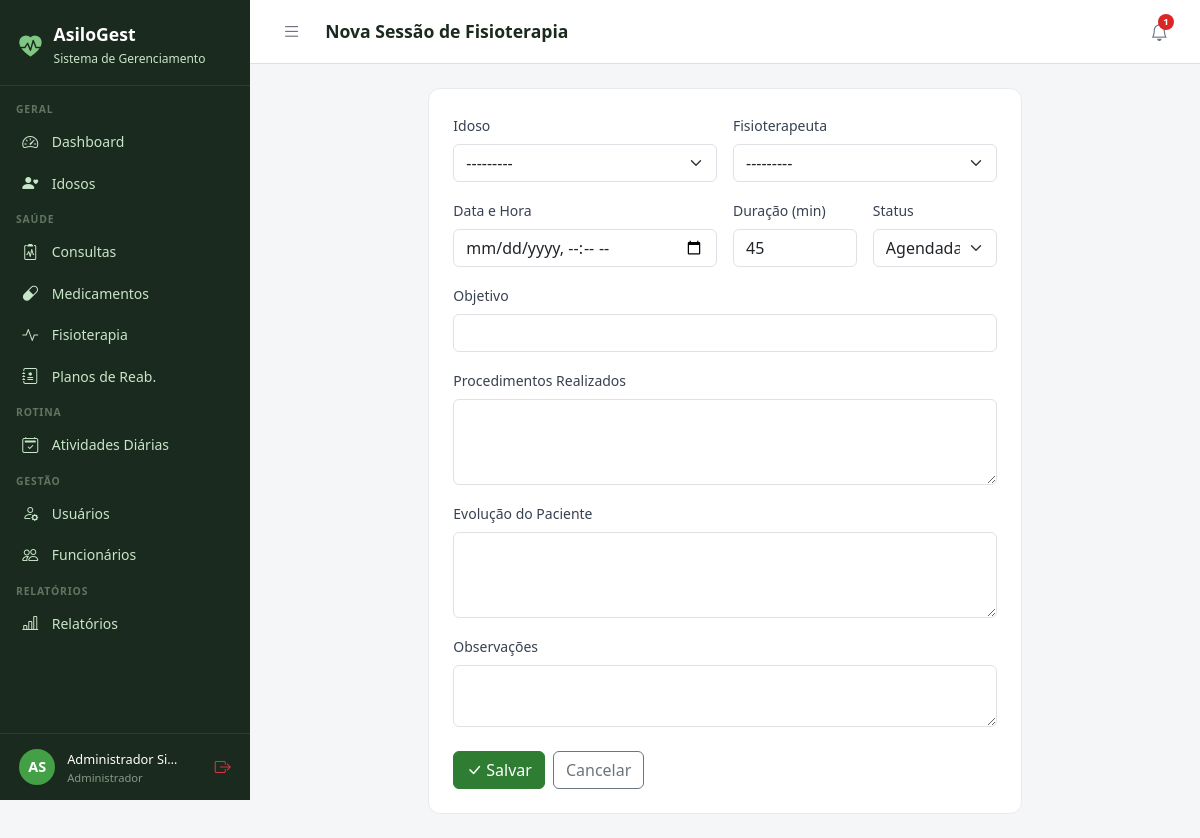
Screenshot of /fisioterapia/nova/ (signed in) with the database file from the repository.
### core/models.py (models this page shows, shortened)
class Usuario(AbstractUser):
    PERFIL_CHOICES = [
        ('administrador', 'Administrador'),
        ('medico', 'Médico'),
        ('fisioterapeuta', 'Fisioterapeuta'),
        ('enfermeiro', 'Enfermeiro(a)'),
        ('recepcionista', 'Recepcionista'),
        ('familiar', 'Familiar do Idoso'),
    ]
    perfil = models.CharField(
        max_length=20, choices=PERFIL_CHOICES,
        default='recepcionista', verbose_name='Perfil de Acesso'
    )
    telefone = models.CharField(max_length=15, blank=True, verbose_name='Telefone')
    cpf = models.CharField(max_length=14, unique=True, null=True, blank=True, verbose_name='CPF')
    foto = models.ImageField(upload_to='usuarios/', blank=True, null=True, verbose_name='Foto')
    data_nascimento = models.DateField(null=True, blank=True, verbose_name='Data de Nascimento')
    especialidade = models.CharField(
        max_length=100, blank=True, verbose_name='Especialidade',
        help_text='Preencha para Médico ou Fisioterapeuta'
    )
    data_admissao = models.DateField(null=True, blank=True, verbose_name='Data de Admissão')
    primeiro_acesso = models.BooleanField(
        default=True, verbose_name='Primeiro Acesso',
        help_text='Usuário deve definir senha no primeiro login'
    )
    ativo = models.BooleanField(default=True, verbose_name='Ativo')
    criado_em = models.DateTimeField(auto_now_add=True)
    class Meta:
        verbose_name = 'Usuário'
        verbose_name_plural = 'Usuários'
        ordering = ['first_name', 'last_name']
    def __str__(self):
        return f"{self.get_full_name()} ({self.get_perfil_display()})"
    @property
    def is_administrador(self):
        return self.perfil == 'administrador' or self.is_superuser
    @property
    def is_fisioterapeuta(self):
        return self.perfil == 'fisioterapeuta'
    @property
    def is_familiar(self):
        return self.perfil == 'familiar'
    @property
    def pode_ver_saude(self):
        return (self.is_administrador or self.is_medico
                or self.is_fisioterapeuta or self.is_enfermeiro)
    @property
    def pode_cadastrar_usuarios(self):
        return self.is_administrador or self.is_recepcionista
    @property
    def pode_administrar(self):
        return self.is_administrador

### fisioterapia/views.py (the view, shortened to what this page needs)
# urls.py: path('nova/', views.novo, name='novo'),
@login_required
@perfil_required('fisioterapeuta')
def novo(request):
    form = SessaoForm(request.POST or None)
    return render(request, 'fisioterapia/form.html', {
        'form': form, 'titulo': 'Nova Sessão de Fisioterapia'
    })

### fisioterapia/forms.py
class SessaoForm(forms.ModelForm):
    class Meta:
        model = SessaoFisioterapia
        exclude = ['criado_em', 'autorizada', 'autorizado_por', 'data_autorizacao']
        widgets = {
            'idoso': forms.Select(attrs={'class': 'form-select'}),
            'fisioterapeuta': forms.Select(attrs={'class': 'form-select'}),
            'data_hora': forms.DateTimeInput(attrs={'type': 'datetime-local', 'class': 'form-control'}),
            'duracao_minutos': forms.NumberInput(attrs={'class': 'form-control'}),
            'status': forms.Select(attrs={'class': 'form-select'}),
            'objetivo': forms.TextInput(attrs={'class': 'form-control'}),
            'procedimentos': forms.Textarea(attrs={'class': 'form-control', 'rows': 3}),
            'evolucao': forms.Textarea(attrs={'class': 'form-control', 'rows': 3}),
            'observacoes': forms.Textarea(attrs={'class': 'form-control', 'rows': 2}),
        }
    def __init__(self, *args, **kwargs):
        super().__init__(*args, **kwargs)
        self.fields['fisioterapeuta'].required = False

### idosos/models.py (called while the page is built)
    def __str__(self):
        return self.nome

### templates/fisioterapia/form.html (shortened to what this page needs)
{% extends 'base.html' %}
{% block title %}{{ titulo }}{% endblock %}{% block page_title %}{{ titulo }}{% endblock %}
{% block content %}<div class="row justify-content-center"><div class="col-lg-8"><div class="form-card">
<form method="post">{% csrf_token %}
<div class="row g-3">
  <div class="col-md-6"><label class="form-label">Idoso</label>{{ form.idoso }}</div>
  <div class="col-md-6"><label class="form-label">Fisioterapeuta</label>{{ form.fisioterapeuta }}</div>
  <div class="col-md-6"><label class="form-label">Data e Hora</label>{{ form.data_hora }}</div>
  <div class="col-md-3"><label class="form-label">Duração (min)</label>{{ form.duracao_minutos }}</div>
  <div class="col-md-3"><label class="form-label">Status</label>{{ form.status }}</div>
  <div class="col-12"><label class="form-label">Objetivo</label>{{ form.objetivo }}</div>
  <div class="col-12"><label class="form-label">Procedimentos Realizados</label>{{ form.procedimentos }}</div>
  <div class="col-12"><label class="form-label">Evolução do Paciente</label>{{ form.evolucao }}</div>
  <div class="col-12"><label class="form-label">Observações</label>{{ form.observacoes }}</div>
  <div class="col-12 d-flex gap-2 pt-2">
    <button type="submit" class="btn btn-primary"><i class="bi bi-check-lg me-1"></i>Salvar</button>
    <a href="{% url 'fisioterapia:lista' %}" class="btn btn-outline-secondary">Cancelar</a>
  </div>
</div></form></div></div></div>{% endblock %}

### templates/base.html (shortened to what this page needs)
<!DOCTYPE html>
<html lang="pt-br">
<head>
  <link href="https://cdn.jsdelivr.net/npm/bootstrap@5.3.0/dist/css/bootstrap.min.css" rel="stylesheet">
  <link href="https://cdn.jsdelivr.net/npm/bootstrap-icons@1.11.0/font/bootstrap-icons.css" rel="stylesheet">
</head>
<body>
{% if user.is_authenticated %}
<div id="sidebar">
  <div class="sidebar-brand">
    <i class="bi bi-heart-pulse-fill" style="color:#81C784;font-size:1.4rem;"></i>
    <div>
      <h5 style="margin:0;">AsiloGest</h5>
      <small>Sistema de Gerenciamento</small>
    </div>
  </div>
  <nav class="sidebar-nav">
    <div class="nav-section">Geral</div>
    <a href="{% url 'dashboard' %}" class="sidebar-link {% if request.resolver_match.url_name == 'dashboard' %}active{% endif %}">
      <i class="bi bi-speedometer2"></i> Dashboard
    </a>
    <a href="{% url 'idosos:lista' %}" class="sidebar-link">
      <i class="bi bi-person-heart"></i>
      {% if user.is_familiar %}Meus Familiares{% else %}Idosos{% endif %}
    </a>
    {% if user.pode_ver_saude or user.is_familiar %}
    <div class="nav-section">Saúde</div>
    <a href="{% url 'consultas:lista' %}" class="sidebar-link">
      <i class="bi bi-clipboard2-pulse"></i> Consultas
    </a>
    <a href="{% url 'medicamentos:lista' %}" class="sidebar-link">
      <i class="bi bi-capsule"></i> Medicamentos
    </a>
    <a href="{% url 'fisioterapia:lista' %}" class="sidebar-link">
      <i class="bi bi-activity"></i> Fisioterapia
    </a>
    {% if user.pode_ver_saude and not user.is_familiar %}
    <a href="{% url 'fisioterapia:planos_lista' %}" class="sidebar-link">
      <i class="bi bi-journal-medical"></i> Planos de Reab.
    </a>
    {% endif %}
    {% endif %}
    <div class="nav-section">Rotina</div>
    <a href="{% url 'atividades:lista' %}" class="sidebar-link">
      <i class="bi bi-calendar2-check"></i> Atividades Diárias
    </a>
    {% if user.pode_cadastrar_usuarios %}
    <div class="nav-section">Gestão</div>
    <a href="{% url 'usuarios_lista' %}" class="sidebar-link">
      <i class="bi bi-person-gear"></i> Usuários
    </a>
    {% endif %}
    {% if user.pode_administrar %}
    <a href="{% url 'funcionarios:lista' %}" class="sidebar-link">
      <i class="bi bi-people"></i> Funcionários
    </a>
    {% endif %}
    {% if user.pode_ver_saude or user.pode_administrar %}
    <div class="nav-section">Relatórios</div>
    <a href="{% url 'relatorios:lista' %}" class="sidebar-link">
      <i class="bi bi-bar-chart-line"></i> Relatórios
    </a>
    {% endif %}
  </nav>
  <div class="sidebar-user">
    <div class="avatar">{{ user.first_name|first|upper }}{{ user.last_name|first|upper }}</div>
    <div class="info" style="min-width:0;flex:1;">
      <span>{{ user.get_full_name|truncatechars:18 }}</span>
      <small>{{ user.get_perfil_display }}</small>
    </div>
    <a href="{% url 'logout' %}" class="text-danger" title="Sair" style="flex-shrink:0;">
      <i class="bi bi-box-arrow-right"></i>
    </a>
  </div>
</div>
<div id="main">
  <div class="topbar">
    <div class="topbar-left">
      <button class="btn-toggle-sidebar" onclick="toggleSidebar()" title="Menu">
        <i class="bi bi-list"></i>
      </button>
      <h4>{% block page_title %}{% endblock %}</h4>
    </div>
    <div class="d-flex align-items-center gap-2">
      <div style="position:relative;">
        <button class="notif-btn" id="notifBtn" onclick="toggleNotif()" title="Notificações">
          <i class="bi bi-bell"></i>
          {% if notif_count %}
          <span class="notif-badge">{{ notif_count }}</span>
          {% endif %}
        </button>
      </div>
    </div>
  </div>
  <div class="content">
    {% block content %}{% endblock %}
  </div>
</div>
{% else %}
{% block full_content %}{% endblock %}
{% endif %}
</body>
</html>

### templates/base.html (style rules this page uses)
:root { --sidebar-width: 250px; --primary: #2E7D32; --primary-light: #43A047; --accent: #1565C0; --bg-sidebar: #1B2A1E; --bg-sidebar-hover: #2E4A33; --text-sidebar: #C8E6C9; --transition: 0.3s ease; }
body { background: #F4F6F8; font-family: 'Segoe UI', sans-serif; }
#sidebar { position: fixed; top: 0; left: 0; width: var(--sidebar-width); height: 100vh; background: var(--bg-sidebar); z-index: 1000; display: flex; flex-direction: column; overflow-y: auto; transition: transform var(--transition); }
.sidebar-brand { padding: 1.5rem 1.2rem 1rem; border-bottom: 1px solid rgba(255,255,255,0.08); display: flex; align-items: center; gap: .75rem; }
.sidebar-brand h5 { color: #fff; font-weight: 700; margin: 0; font-size: 1.1rem; }
.sidebar-brand small { color: var(--text-sidebar); font-size: .75rem; }
.sidebar-nav { padding: .5rem 0; flex: 1; }
.nav-section { padding: .5rem 1rem .2rem; color: rgba(200,230,201,.4); font-size: .65rem; font-weight: 700; letter-spacing: .08em; text-transform: uppercase; }
.sidebar-link { display: flex; align-items: center; gap: .65rem; padding: .55rem 1.2rem; color: var(--text-sidebar); text-decoration: none; font-size: .875rem; transition: all .2s; border-left: 3px solid transparent; }
.sidebar-link i { font-size: 1rem; width: 1.2rem; }
.sidebar-user { padding: .8rem 1.2rem; border-top: 1px solid rgba(255,255,255,0.08); display: flex; align-items: center; gap: .75rem; }
.sidebar-user .avatar { width: 36px; height: 36px; background: var(--primary-light); border-radius: 50%; display: flex; align-items: center; justify-content: center; color: #fff; font-weight: 700; font-size: .9rem; flex-shrink: 0; }
.sidebar-user .info small { color: rgba(200,230,201,.6); font-size: .7rem; display: block; }
.sidebar-user .info span { color: #fff; font-size: .8rem; }
#main { margin-left: var(--sidebar-width); min-height: 100vh; display: flex; flex-direction: column; transition: margin-left var(--transition); }
.topbar { background: #fff; border-bottom: 1px solid #E0E0E0; padding: .75rem 1.5rem; display: flex; align-items: center; justify-content: space-between; position: sticky; top: 0; z-index: 999; }
.topbar-left { display: flex; align-items: center; gap: 1rem; }
.topbar h4 { margin: 0; font-size: 1.1rem; font-weight: 600; color: #1B2A1E; }
.btn-toggle-sidebar { background: none; border: none; padding: .4rem .5rem; color: #6B7280; cursor: pointer; border-radius: 6px; font-size: 1.2rem; line-height: 1; transition: background .2s, color .2s; }
.notif-btn { position: relative; background: none; border: none; padding: .4rem .5rem; color: #6B7280; cursor: pointer; border-radius: 6px; font-size: 1.1rem; transition: background .2s, color .2s; }
.notif-badge { position: absolute; top: 2px; right: 2px; background: #DC2626; color: #fff; font-size: .6rem; font-weight: 700; min-width: 16px; height: 16px; border-radius: 8px; padding: 0 4px; display: flex; align-items: center; justify-content: center; }
.content { padding: 1.5rem; flex: 1; }
.form-card { background: #fff; border-radius: 12px; border: 1px solid #E8EAF0; padding: 1.5rem; }
.form-label { font-weight: 500; font-size: .875rem; color: #374151; }
.btn-primary { background: var(--primary); border-color: var(--primary); }

### rows the page displays
Usuario: first_name|first "A", last_name|first "S", get_full_name "Administrador Si…", perfil "Administrador"

### other values shown
{{ titulo }} "Nova Sessão de Fisioterapia"
{{ notif_count }} "1"
